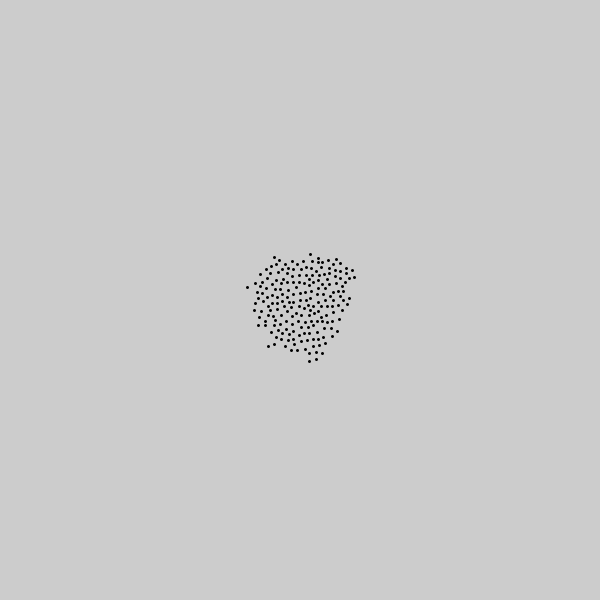
Frame 1 (no input)
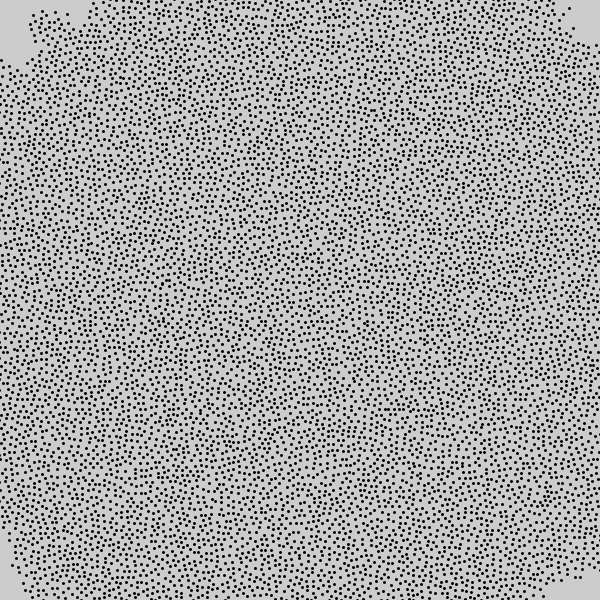
Frame 60 (the mouse pressed at the canvas centre just before this capture)
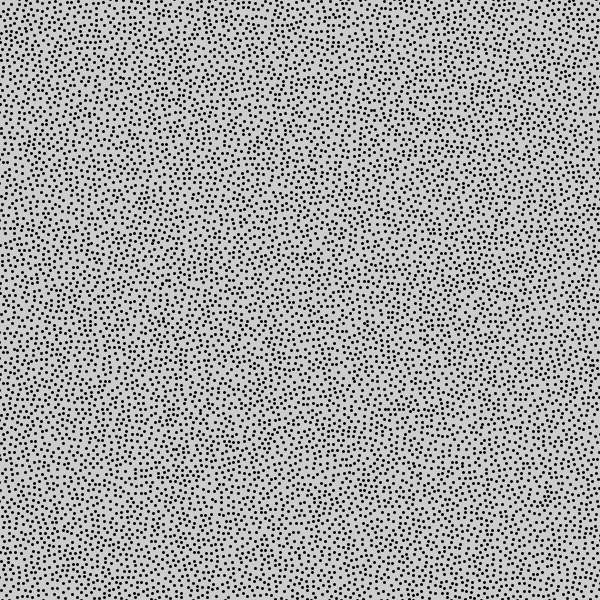
Frame 120 (the mouse held since frame 60 and released just before this capture)

The Processing sketch that drew these frames (run headless with seeded random() and noise(); from frame 60 on, the mouse is pressed at the canvas centre):

// Processing sketch: Poisson_Disk_Sampling
// ── Poisson_Disk_Sampling.pde
void setup() {
  size(600, 600);
  strokeWeight(3);
  pixelDensity(displayDensity());
  //frameRate(1);
  //noStroke();
}
Poisson p = new Poisson(300, 300, 5);
void draw() {
 
  for (int i =0; i < 200; i++) {
    PVector j = p.nextSample();
    //fill(random(255), 0, random(255));
    point(j.x, j.y);
  }
  //println(p.active);
}
/*
ArrayList<Integer> active = new ArrayList(0);
 ArrayList<PVector> samples = new ArrayList(0);
 ArrayList<PVector> grid = new ArrayList(0);
 int r = 30; //minimum distance between samples
 int k = 30; //
 float cellsize = r/sqrt(2);
 
 void setup() {
 size(900, 900);
 pixelDensity(2);
 fill(0, 255, 0);
 
 
 background(255, 255, 255);
 addActive(new PVector(width/2, height/2));
 frameRate(2);
 }
 
 void draw() {
 if (active.size() > 0) {
 
 check();
 }
 
 }
 
 //puts samples into cells to speed up
 //distance detection
 PVector cell(PVector j) {
 return new PVector(floor(j.x/cellsize), floor(j.y/cellsize));
 }
 void addActive(PVector s) {
 active.add(samples.size());
 samples.add(s);
 grid.add(cell(s));
 circle(s.x, s.y, r/2);
 }
 void check() {
 boolean added = false;
 while (!added) {
 int s = floor(random(active.size()));
 PVector sample = samples.get(active.get(s));
 PVector candidate;
 boolean stillActive = false;
 
 for (int i = 0; i < k; i++) {
 float a = random(TAU);
 candidate = new PVector(sample.x+cos(a)*(r+random(r)), sample.y+sin(a)*(r+random(r)));
 PVector cell = cell(candidate);
 boolean found2 = true;
 for (int j = 0; j < samples.size(); j++) {
 if (abs(grid.get(j).x-cell.x) < 4) {
 if (abs(grid.get(j).y-cell.y) < 4) {
 if ((samples.get(j).x-candidate.x)*(samples.get(j).x-candidate.x)
 +(samples.get(j).y-candidate.y)*(samples.get(j).y-candidate.y)<r*r) {
 found2 = false;
 break;
 }
 }
 }
 }
 if (found2) {
 addActive(candidate);
 added = true;
 //line(candidate.x, candidate.y, samples.get(active.get(s)).x, samples.get(active.get(s)).y);
 stillActive = true;
 break;
 }
 }
 if (!stillActive) {
 active.remove(s);
 }
 }
 }
 */

// ── Poisson.pde
class Poisson {
  GridHash<Integer> grid = new GridHash();

  ArrayList<Integer> active = new ArrayList(0);
  ArrayList<PVector> samples = new ArrayList(0);
  float r = 10;
  int k = 30;
  boolean initial = true;
  PVector init;
  Poisson(float x1, float y1, float r_, int k_) {
    this.r = r_;
    this.k = k_;
    this.init = new PVector(x1, y1);
    this.k = k_;
    addSample(init);
  }
  Poisson(float x1, float y1, float r_) {
    this.init = new PVector(x1, y1);
    this.r = r_;
    addSample(init);
  }
  PVector nextSample() {
    if (initial) {
      initial = false;
      return init;
    }
    //boolean found = false;
    while (true) {
      int samplei = floor(random(active.size()));
      PVector sample = samples.get(active.get(samplei));
      for (int i = 0; i < k; i++) {
        float angle = random(TAU);
        PVector candidate = new PVector(sample.x+cos(angle)*(r+random(r)), sample.y+sin(angle)*(r+random(r)));
        if (check(candidate)) {
          addSample(candidate);
          return candidate;
        }
      }
      active.remove(samplei);
    }
    //return new PVector(0,0);
  }
  private void addSample(PVector q) {
    samples.add(q);
    active.add(samples.size()-1);
    int x = floor(q.x/(this.r/sqrt(2)));
    int y = floor(q.y/(this.r/sqrt(2)));

    grid.put(samples.size()-1, x, y);
  }
  private boolean check(PVector n) {
    boolean good = true;
    int x = floor(n.x/(r/sqrt(2)));
    int y = floor(n.y/(r/sqrt(2)));

    for (int i = -1; i < 2; i++) {
      for (int j = -1; j < 2; j++) {
        if (grid.hasKey(x+i, y+j)) {
          PVector d = samples.get(grid.get(x+i, y+j));
          if ((d.x-n.x)*(d.x-n.x)+(d.y-n.y)*(d.y-n.y)<r*r) {
            good = false;
          }
        }
      }
    }
    //for (PVector s : samples) {
    //  if (!(s.x+r<i.x-r||s.x-r>i.x+r)) {
    //    if (!(s.y+r<i.y-r||s.y-r>i.y+r)) {
    //      if ((s.x-i.x)*(s.x-i.x)+(s.y-i.y)*(s.y-i.y)<r*r) {
    //        good = false;
    //      }
    //    }
    //  }
    //}
    return good;
  }
}


class GridHash <E> {
  private HashMap<PVector, E> hash = new HashMap();
  float size = 1;
  GridHash() {
  }
  GridHash(float si) {
    size = si;
  }
  E get(float x, float y) {
    int x_ = floor(x/size);
    int y_ = floor(y/size);

    if (hash.containsKey(new PVector(x_, y_))) {
      return hash.get(new PVector(x_, y_));
    }
    return null;
  }
  boolean hasKey(float x, float y) {
    int x_ = floor(x/size);
    int y_ = floor(y/size);
    if (hash.containsKey(new PVector(x_, y_))) {
      return true;
    }
    return false;
  }
  E put(E element, int x, int y) {
    int x_ = floor(x/size);
    int y_ = floor(y/size);
    

    hash.put(new PVector(x_, y_), element);

    return element;
  }
}
